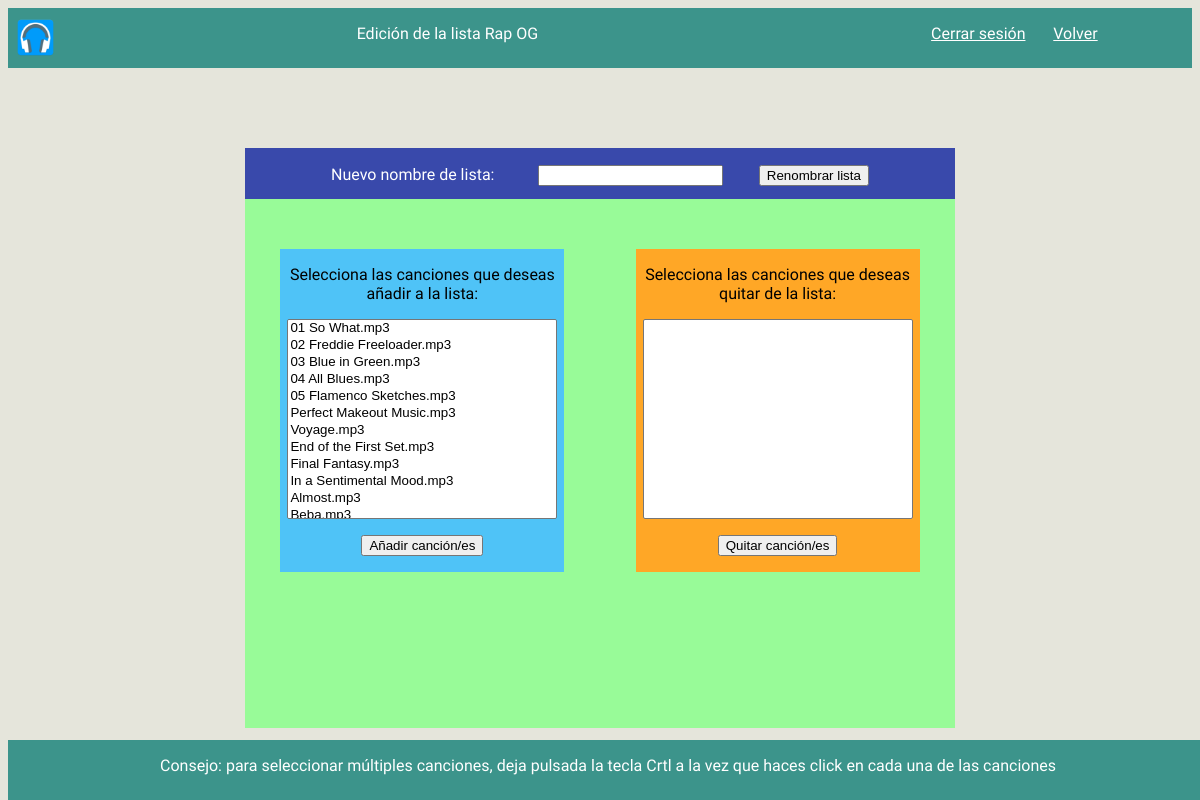
The page /area_usuario/editar.php?id=2 (signed in) on the database as committed earlier.
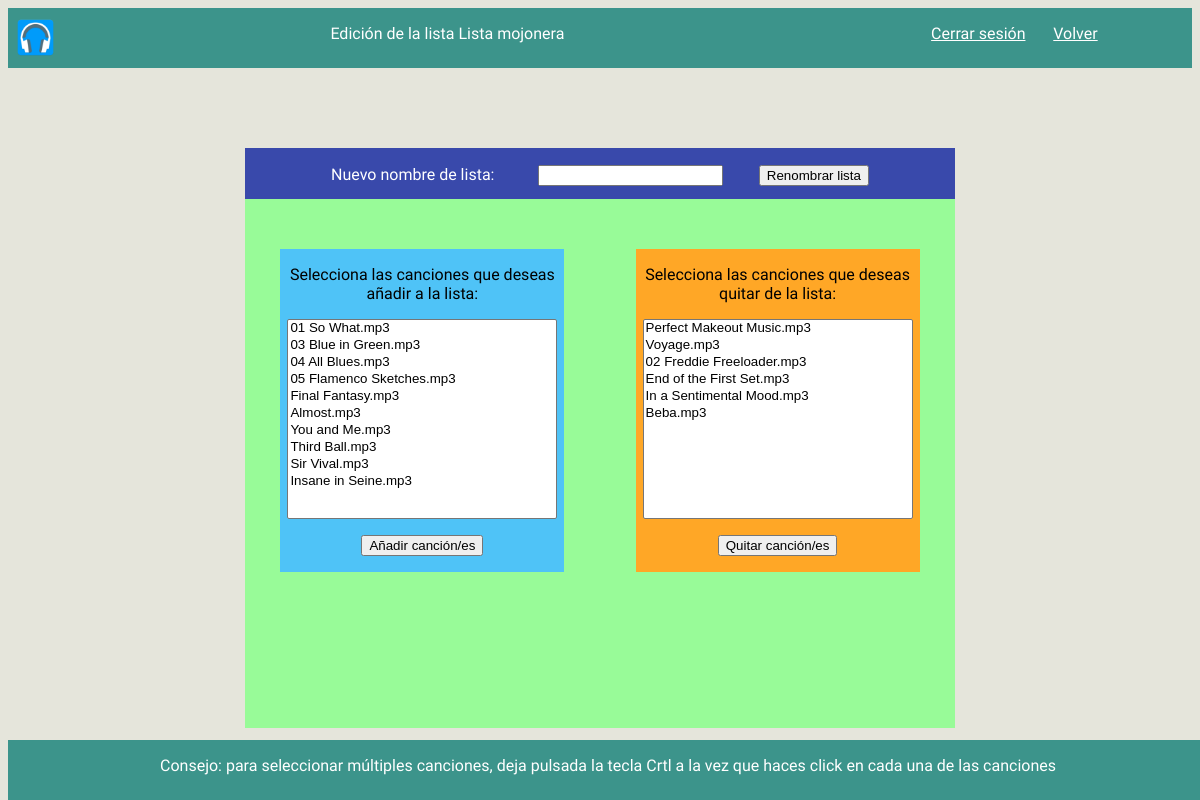
The same page on the database as committed later.
### tables this page shows
CREATE TABLE IF NOT EXISTS `lista` (
`id_lista` int(11) NOT NULL,
  `nombre_usuariofk` varchar(20) NOT NULL,
  `nombre_lista` varchar(50) NOT NULL,
  `fecha_crea` date NOT NULL
);

### area_usuario/editar.php (the view, shortened to what this page needs)
<?php
if (isset($_GET['id'])) {
$connection = new mysqli("localhost", "msadmin", "admin", "msalvaro");
    $connection->set_charset("utf8");
    if ($result2=$connection->query("SELECT * FROM lista join usuario on lista.nombre_usuariofk=usuario.nombre_usuario
            WHERE nombre_usuario='".$_SESSION['usuario']."' AND id_lista='".$_GET['id']."';")) {
     if ($result2->num_rows===0) {
                echo "No tiene acceso a la lista";
            header("Location: usuario.php");
              } else {
         while($obj = $result2->fetch_object()) {
                    $nlista=$obj->nombre_lista;
                                                }
                    }
                                }
                    } else {
            echo "Consulta equivocada";
         header("Location: usuario.php");
                            }
?>
<!DOCTYPE html>
<html lang="en">
  <head>
    <link rel="stylesheet" type="text/css" href="../estilos/general.css">
  </head>
  <body>
      <div class="cabecera">
          <div id="cabecera1">
          <img src="../img/headphones.png"><p>Edición de la lista <?php
echo $nlista;
?></p></div>
          <div id="cabecera2"><p><a href="cierre.php">Cerrar sesión</a> &nbsp &nbsp &nbsp <a href="usuario.php">Volver</a></p></div>
      </div>
      <div class="editarlista">
               <div class="editn">
                   <form action="accion.php" method="post">
                   <p>Nuevo nombre de lista: &nbsp &nbsp &nbsp &nbsp &nbsp <input type="text" name="nlista" required> &nbsp &nbsp &nbsp &nbsp <input type="submit" value="Renombrar lista"></p>
                   </form>
               </div>
          <div class="editc">
              <p>Selecciona las canciones que deseas añadir a la lista: </p>
              <form action="accion.php" method="post">
        <select name="incluye[]" multiple>
            <?php
if ($result3=$connection->query("SELECT * FROM cancion WHERE cancion.id_cancion NOT IN (SELECT id_cancion FROM cancion, forma WHERE cancion.id_cancion=forma.id_cancionfk2 AND id_listafk='".$_GET['id']."');")) {
     if ($result3->num_rows===0) {
                echo "LA LISTA CONTIENE TODAS LAS CANCIONES POSIBLES";
              } else {
         while($obj2 = $result3->fetch_object()) {
                    echo "<option value='".$obj2->id_cancion."'>".$obj2->nombre_cancion."</option>";
                 }
    }
 }
?>
</select>
            <p><input type="submit" value="Añadir canción/es"></p>
</form>
        </div>
      <div class="editc2">
          <p>Selecciona las canciones que deseas quitar de la lista: </p>
              <form action="accion.php" method="post">
        <select name="quita[]" multiple>
            <?php
if ($result4=$connection->query("SELECT * FROM cancion, forma WHERE cancion.id_cancion=forma.id_cancionfk2 AND id_listafk='".$_GET['id']."' ORDER BY num_cancion asc;")) {
     if ($result4->num_rows===0) {
                echo "LA LISTA CONTIENE TODAS LAS CANCIONES POSIBLES";
              } else {
         while($obj3 = $result4->fetch_object()) {
                    echo "<option value='".$obj3->id_cancion."'>".$obj3->nombre_cancion."</option>";
                 }
    }
 }
?>
</select>
            <p><input type="submit" value="Quitar canción/es"></p>
</form>
        </div>
      </div>
      <div class="pie"><p>Consejo: para seleccionar múltiples canciones, deja pulsada la tecla Crtl a la vez que haces click en cada una de las canciones</p></div>
  </body>
</html>

Rows that differ between the two databases and show on the page:
changed lista: nombre_lista "Rap OG" → "Lista mojonera"
Other text that changed with them:
form field value: "01 So What.mp3 / 02 Freddie Freeloader.mp3 / 03 Blue in Green.mp3 / 04 All Blues.mp3 / 05 Flamenco Sketches.mp3 / Perfect Makeout Music.mp3 / Voyage.mp3 / End of the First Set.mp3 / Final Fantasy.mp3 / In a Sentimental Mood.mp3 / Almost.mp3" → "01 So What.mp3 / 03 Blue in Green.mp3 / 04 All Blues.mp3 / 05 Flamenco Sketches.mp3 / Final Fantasy.mp3 / Almost.mp3 / You and Me.mp3 / Third Ball.mp3 / Sir Vival.mp3 / Insane in Seine.mp3"
form field value: (not shown) → "Perfect Makeout Music.mp3 / Voyage.mp3 / 02 Freddie Freeloader.mp3 / End of the First Set.mp3 / In a Sentimental Mood.mp3 / Beba.mp3"
